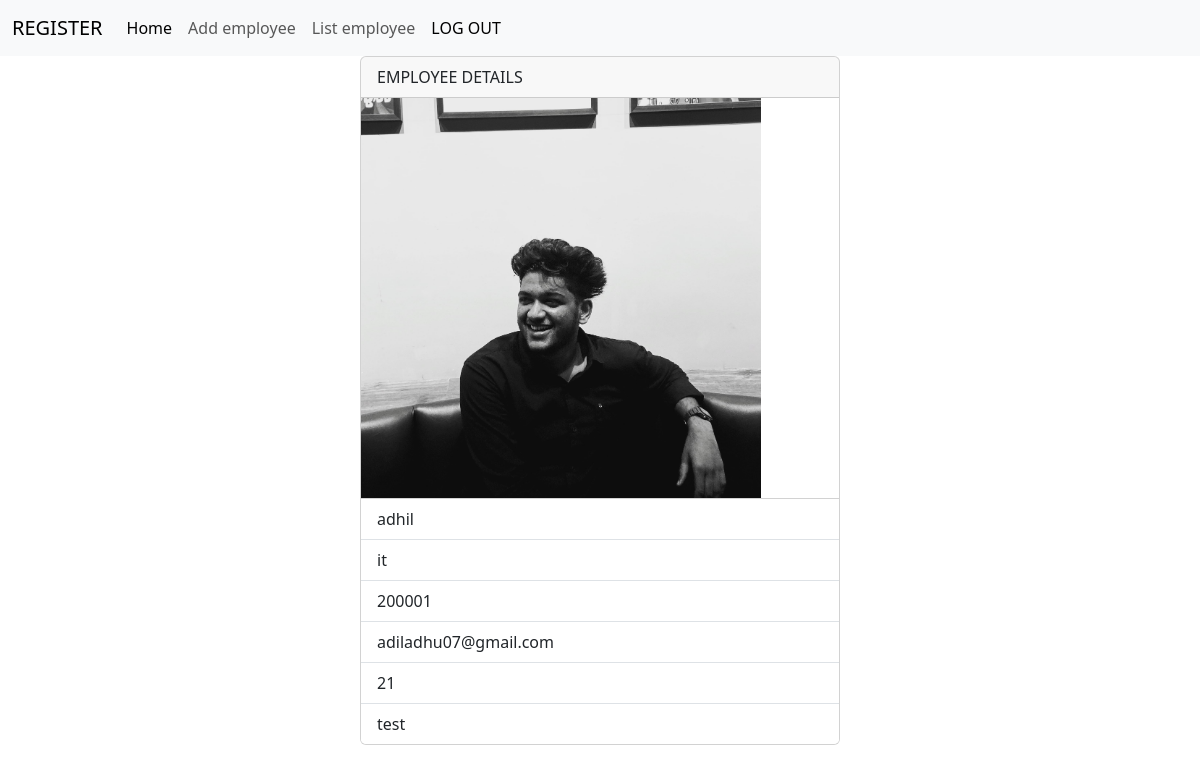
Page /emloyees/8/details (signed in) on the committed database.
### cr/models.py (models this page shows, shortened)
class Employees(models.Model):
    name=models.CharField(max_length=200)
    department=models.CharField(max_length=200)
    salary=models.PositiveIntegerField()
    email=models.EmailField(unique=True)
    age=models.PositiveIntegerField(null=True)
    contact=models.CharField(max_length=12)
    profile_pic=models.ImageField(upload_to="images",null=True)

### cr/views.py (the view)
# urls.py: path("emloyees/<int:pk>/details",views.EmployeeDetailView.as_view(),name="emp_details"),
@method_decorator(signin_required,"dispatch")
class EmployeeDetailView(View):
    def get (self,request,*args,**kwargs):
        id=kwargs.get("pk")
        qs=Employees.objects.get(id=id)
        return render(request,"emp_details.html",{"data":qs})

### cr/views.py (called while the page is built)
def signin_required(fn):
    def wrapper(request,*args,**kwargs):
        if not request.user.is_authenticated:
            messages.error(request,"Invalid Session")
            return redirect("login")
        else:
            return fn(request,*args,**kwargs)
    return wrapper

### cr/templates/emp_details.html
{%extends 'base.html'%}
{%block body_block%}
<div class="container d-flex justify-content-center">
  <div>
      <div class="card " style="width: 30rem;">
          <div class="card-header">
            EMPLOYEE DETAILS
          </div>
          <div>
              {%if data.profile_pic%}
              <img src="{{data.profile_pic.url}}" alt="" style="width: fit-content; height: 400px;">
              {%endif%}
          </div>
          <ul class="list-group list-group-flush">
            <li class="list-group-item"> {{data.name}}</li>
            <li class="list-group-item">{{data.department}}</li>
            <li class="list-group-item"> {{data.salary}}</li>
            <li class="list-group-item"> {{data.email}}</li>
            <li class="list-group-item"> {{data.age}}</li>
            <li class="list-group-item"> {{data.contact}}</li>
          </ul>
        </div>
  </div>
</div>
{%endblock%}

### rows in the picture
Employees: profile_pic (picture), name "adhil", department "it", salary "200001", email "adiladhu07@gmail.com", age "21", contact "test"
